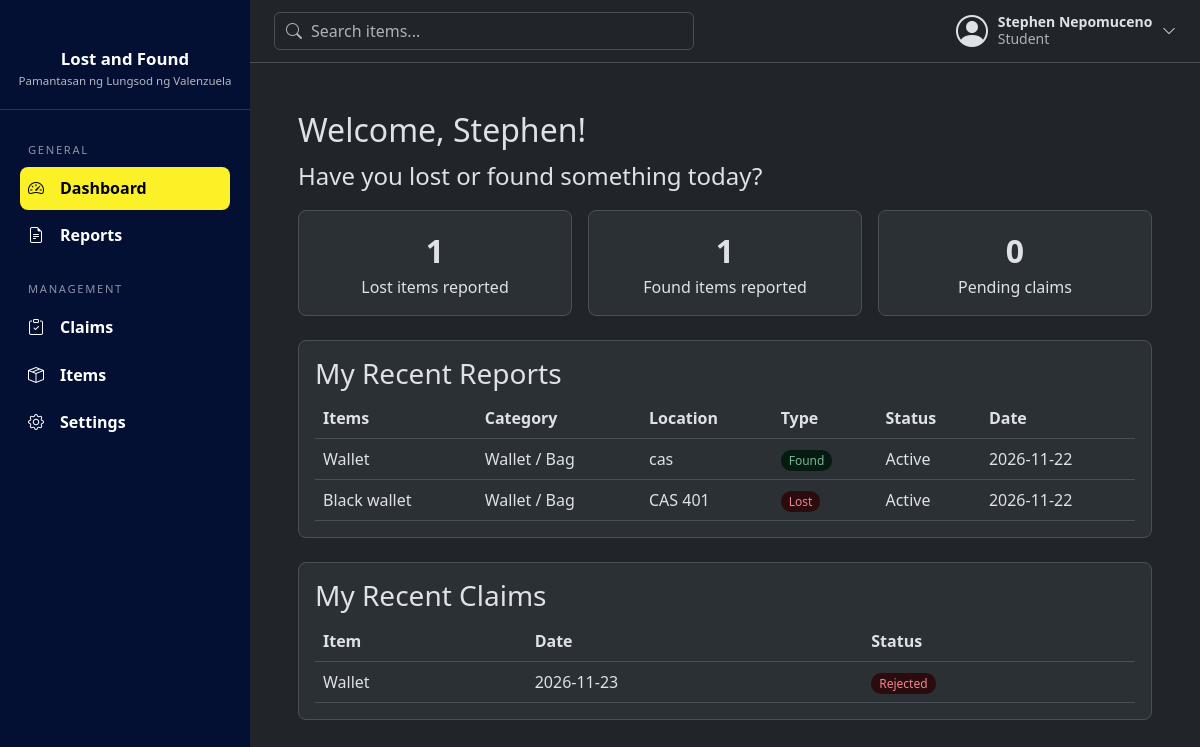
/dashboard (signed in), run on the app's committed database.
### tables this page shows
CREATE TABLE users (
            id INTEGER PRIMARY KEY AUTOINCREMENT,
            full_name TEXT NOT NULL,
            email TEXT NOT NULL UNIQUE,
            password TEXT NOT NULL,
            role TEXT NOT NULL DEFAULT 'Student'
                CHECK(role IN ('Student', 'Faculty', 'Admin'))
        , is_active INTEGER NOT NULL DEFAULT 1);

CREATE TABLE items (
            item_id INTEGER PRIMARY KEY AUTOINCREMENT,
            user_id INTEGER NOT NULL,
            name TEXT NOT NULL,
            category TEXT NOT NULL,
            description TEXT,
            location TEXT NOT NULL,
            item_status TEXT NOT NULL
                CHECK(item_status IN ('Lost', 'Found')),
            status TEXT NOT NULL DEFAULT 'Active'
                CHECK(status IN ('Active', 'Claimed', 'Returned', 'Removed')),
            date_reported DATE NOT NULL DEFAULT CURRENT_DATE,

            FOREIGN KEY (user_id) REFERENCES users (id)
        );

CREATE TABLE claims (
            claim_id INTEGER PRIMARY KEY AUTOINCREMENT,
            item_id INTEGER NOT NULL,
            user_id INTEGER NOT NULL,
            proof_description TEXT NOT NULL,
            claim_date DATE NOT NULL DEFAULT CURRENT_DATE,
            claim_status TEXT NOT NULL DEFAULT 'Pending'
                CHECK(claim_status IN ('Pending', 'Approved', 'Rejected')), admin_note TEXT,

            FOREIGN KEY (item_id) REFERENCES items (item_id),
            FOREIGN KEY (user_id) REFERENCES users (id)
        );

### routes/user_routes.py (the view)
@bp.route("/dashboard")
@login_required
def dashboard():
    db = get_db()
    user_id = session["user_id"]
    my_items = db.execute(
        "SELECT item_id, name, category, location, item_status, status, date_reported "
        "FROM items WHERE user_id = ? ORDER BY date_reported DESC, item_id DESC",
        (user_id,),
    ).fetchall()
    my_claims = db.execute(
        "SELECT claims.claim_id, claims.claim_date, claims.claim_status, items.name "
        "FROM claims JOIN items ON claims.item_id = items.item_id "
        "WHERE claims.user_id = ? ORDER BY claims.claim_date DESC, claims.claim_id DESC",
        (user_id,),
    ).fetchall()
    lost_count = 0
    found_count = 0
    for item in my_items:
        if item["item_status"] == "Lost":
            lost_count = lost_count + 1
        else:
            found_count = found_count + 1
    pending_count = 0
    for claim in my_claims:
        if claim["claim_status"] == "Pending":
            pending_count = pending_count + 1
    return render_template(
        "user/dashboard.html",
        full_name=session["full_name"],
        role=session["role"],
        my_items=my_items,
        my_claims=my_claims,
        lost_count=lost_count,
        found_count=found_count,
        pending_count=pending_count,
    )

### database/connection.py (called while the page is built)
def get_db():
    if "db" not in g:
        g.db = sqlite3.connect(current_app.config["DATABASE"])
        g.db.row_factory = sqlite3.Row
    return g.db

### models/user_model.py (called while the page is built)
def get_by_id(user_id):
    return get_db().execute("SELECT * FROM users WHERE id = ?", (user_id,)).fetchone()

### routes/utils.py (called while the page is built)
def login_required(view):
    @wraps(view)
    def wrapped(*args, **kwargs):
        if "user_id" not in session:
            flash("Please log in first.", "warning")
            return redirect(url_for("auth.login"))
        user = user_model.get_by_id(session["user_id"])
        if user is None or not user["is_active"]:
            session.clear()
            flash("Your account is no longer active. Please contact an administrator.", "warning")
            return redirect(url_for("auth.login"))
        return view(*args, **kwargs)
    return wrapped

### templates/user/dashboard.html (shortened to what this page needs)
{% extends "base.html" %}
{% block content %}
<h2>Welcome, {{ full_name.split()[0] }}!</h2>
<p style="font-size: 1.5rem;">Have you lost or found something today?</p>
<div class="dash-cards">
    <div class="dash-card">
        <div class="number">{{ lost_count }}</div>
        <div>Lost items reported</div>
    </div>
    <div class="dash-card">
        <div class="number">{{ found_count }}</div>
        <div>Found items reported</div>
    </div>
    <div class="dash-card">
        <div class="number">{{ pending_count }}</div>
        <div>Pending claims</div>
    </div>
</div>
<div class="dash-section">
    <h3>My Recent Reports</h3>
    {% if my_items %}
    <table>
        <tr>
            <th>Items</th>
            <th>Category</th>
            <th>Location</th>
            <th>Type</th>
            <th>Status</th>
            <th>Date</th>
        </tr>
        {% for item in my_items %}
        <tr>
            <td>{{ item["name"] }}</td>
            <td>{{ item["category"] }}</td>
            <td>{{ item["location"] }}</td>
            <td><span class="dash-badge {{ item['item_status'] }}">{{ item["item_status"] }}</span></td>
            <td>{{ item["status"] }}</td>
            <td>{{ item["date_reported"] }}</td>
        </tr>
        {% endfor %}
    </table>
    {% else %}
    <p class="dash-empty">You haven't reported any items yet.</p>
    {% endif %}
</div>
<div class="dash-section">
    <h3>My Recent Claims</h3>
    {% if my_claims %}
    <table>
        <tr>
            <th>Item</th>
            <th>Date</th>
            <th>Status</th>
        </tr>
        {% for claim in my_claims %}
        <tr>
            <td>{{ claim["name"] }}</td>
            <td>{{ claim["claim_date"] }}</td>
            <td><span class="dash-badge {{ claim['claim_status'] }}">{{ claim["claim_status"] }}</span></td>
        </tr>
        {% endfor %}
    </table>
    {% else %}
    <p class="dash-empty">You haven't made any claims yet.</p>
    {% endif %}
</div>
{% endblock %}

### templates/base.html (shortened to what this page needs)
<!doctype html>
<html lang="en" data-bs-theme="dark">
<head>
  <link href="https://cdn.jsdelivr.net/npm/bootstrap@5.3.3/dist/css/bootstrap.min.css" rel="stylesheet">
  <link href="https://cdn.jsdelivr.net/npm/bootstrap-icons@1.11.3/font/bootstrap-icons.min.css" rel="stylesheet">
  <link href="{{ url_for('static', filename='css/style.css') }}" rel="stylesheet">
</head>
<body>
{% block body %}
<div class="app-shell d-flex">
    <aside class="sidebar offcanvas-md offcanvas-start" id="sidebar" tabindex="-1">
    <div class="sidebar-brand">
      <div class="sidebar-title">Lost and Found</div>
      <div class="sidebar-subtitle">Pamantasan ng Lungsod ng Valenzuela</div>
    </div>
    <nav class="sidebar-nav">
      {% if session.role == 'Admin' %}
        {% include "partials/sidebar_admin.html" %}
      {% else %}
        {% include "partials/sidebar_user.html" %}
      {% endif %}
    </nav>
  </aside>
  <div class="main-col flex-grow-1">
    <header class="topbar d-flex align-items-center justify-content-between gap-3">
      <form class="topbar-search" action="{{ url_for('shared.reports') }}" method="get" role="search">
        <input class="form-control" type="search" name="q" maxlength="100" placeholder="Search items..."
               value="{{ request.args.get('q', '') if request.endpoint == 'shared.reports' }}">
      </form>
      <div class="dropdown">
        <button class="user-menu-btn" type="button" data-bs-toggle="dropdown" aria-expanded="false">
          <i class="bi bi-person-circle fs-2"></i>
          <span class="d-none d-sm-block">
            <span class="d-block fw-semibold small">{{ session.full_name }}</span>
            <span class="d-block small text-body-secondary">{{ session.role }}</span>
          </span>
          <i class="bi bi-chevron-down small"></i>
        </button>
      </div>
    </header>
    <main class="p-3 p-md-5">
      {% block content %}{% endblock %}
    </main>
  </div>
</div>
{% endblock %}
</body>
</html>
</html>

### static/css/style.css (style rules this page uses)
.app-shell { min-height: 100vh; }
.app-shell > .main-col { min-width: 0; }
.sidebar { --bs-offcanvas-width: 250px; width: 250px; min-width: 250px; color: #fff; overflow-y: auto; }
.sidebar { background: #031033 !important; }
@media (min-width: 768px) { .sidebar { position: sticky; top: 0; height: 100vh; align-self: flex-start; } }
.sidebar-brand { padding: 2rem 1rem 1.25rem; text-align: center; border-bottom: 1px solid rgba(255, 255, 255, 0.15); }
.sidebar-title { margin-top: 0.9rem; font-size: 1.05rem; font-weight: 600; }
.sidebar-subtitle { font-size: 0.72rem; color: rgba(255, 255, 255, 0.7); }
.sidebar-nav { padding: 0.5rem 1.25rem 1.5rem; }
.topbar { position: sticky; top: 0; z-index: 1020; padding: 0.75rem 1.5rem; background: var(--bs-body-bg); border-bottom: 1px solid var(--bs-border-color); }
.topbar-search { position: relative; flex: 1; max-width: 420px; }
.topbar-search input { padding-left: 2.25rem; }
.user-menu-btn { display: flex; align-items: center; gap: 0.6rem; padding: 0; border: 0; background: none; color: var(--bs-body-color); text-align: left; line-height: 1.2; }
.dash-cards { display: flex; gap: 16px; margin-bottom: 24px; flex-wrap: wrap; }
.dash-card { flex: 1; min-width: 150px; padding: 16px; text-align: center; border-radius: 8px; background: var(--bs-tertiary-bg); border: 1px solid var(--bs-border-color); }
.dash-card .number { font-size: 32px; font-weight: bold; }
.dash-section { padding: 16px; margin-bottom: 24px; overflow-x: auto; border-radius: 8px; background: var(--bs-tertiary-bg); border: 1px solid var(--bs-border-color); }
.dash-section table { width: 100%; border-collapse: collapse; }
.dash-section th, .dash-section td { text-align: left; padding: 8px; border-bottom: 1px solid var(--bs-border-color); }
.dash-badge { padding: 2px 8px; border-radius: 10px; font-size: 12px; background: var(--bs-secondary-bg); color: var(--bs-body-color); }
.dash-badge.Lost, .dash-badge.Rejected { background: var(--bs-danger-bg-subtle); color: var(--bs-danger-text-emphasis); }
.dash-badge.Found, .dash-badge.Approved { background: var(--bs-success-bg-subtle); color: var(--bs-success-text-emphasis); }

### data on the page
users: full_name "Stephen Nepomuceno", role "Student"
items: name "Wallet", category "Wallet / Bag", location "cas", item_status "Found", status "Active", date_reported "2026-11-22"
items: name "Black wallet", category "Wallet / Bag", location "CAS 401", item_status "Lost", status "Active", date_reported "2026-11-22"
claims: name "Wallet", claim_date "2026-11-23", claim_status "Rejected"

### other printed values
{{ full_name.split()[0] }} "Stephen"
{{ lost_count }} "1"
{{ found_count }} "1"
{{ pending_count }} "0"
